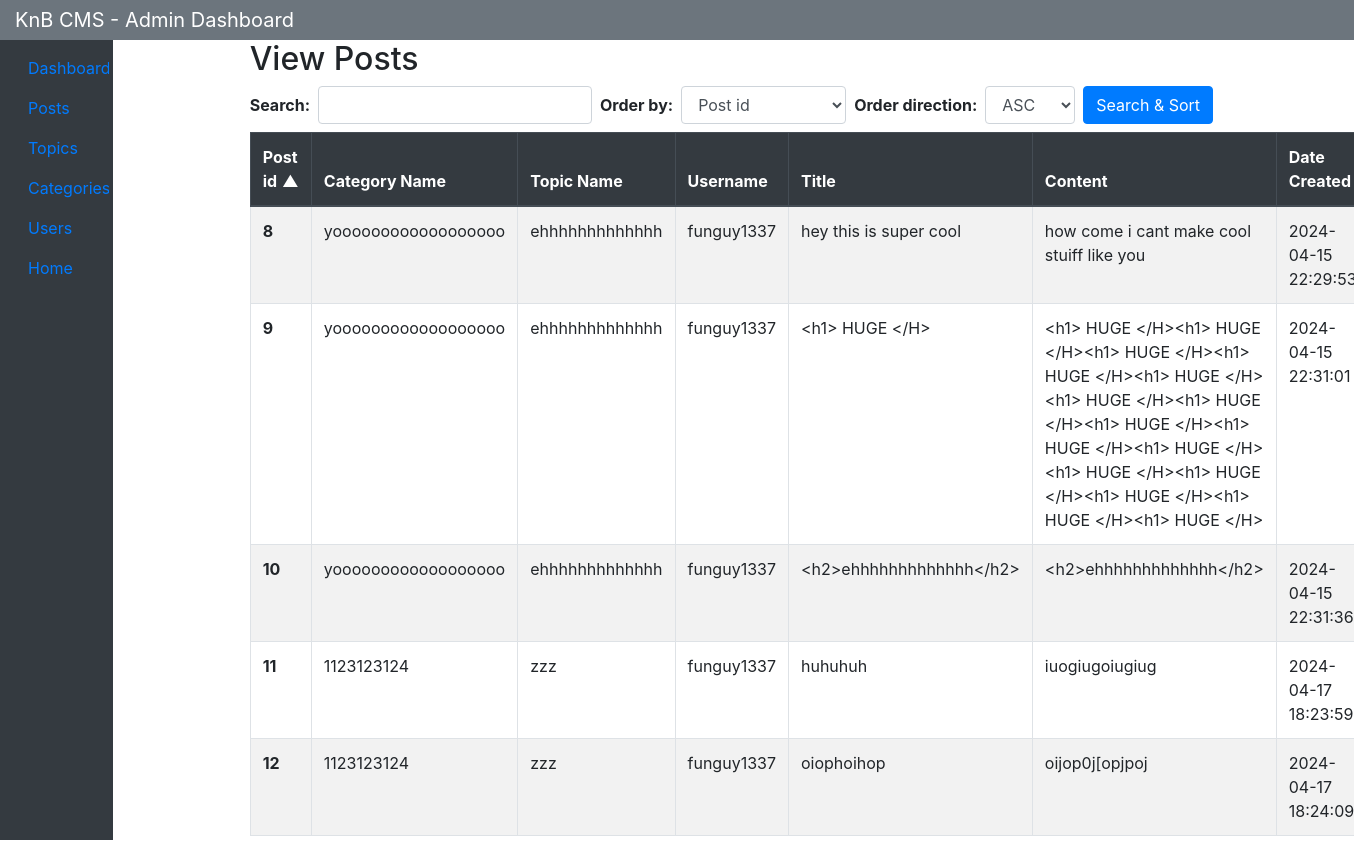
The app's page /admin/view_posts.adm.php with its own data.
### tables this page shows
CREATE TABLE `posts` (
  `post_id` int(11) NOT NULL,
  `topic_id` int(11) DEFAULT NULL,
  `author_id` int(11) DEFAULT NULL,
  `title` text NOT NULL,
  `content` text NOT NULL,
  `date_created` timestamp NOT NULL DEFAULT current_timestamp()
);

CREATE TABLE `categories` (
  `category_id` int(11) NOT NULL,
  `name` varchar(255) NOT NULL,
  `user_id` int(11) NOT NULL,
  `date_created` timestamp NOT NULL DEFAULT current_timestamp() ON UPDATE current_timestamp()
);

CREATE TABLE `topics` (
  `topic_id` int(11) NOT NULL,
  `category_id` int(11) DEFAULT NULL,
  `title` varchar(255) NOT NULL,
  `topic_content` text NOT NULL,
  `topic_starter_id` int(11) DEFAULT NULL,
  `date_created` timestamp NOT NULL DEFAULT current_timestamp(),
  `reply_count` int(11) DEFAULT 0
);

CREATE TABLE `users` (
  `user_id` int(11) NOT NULL,
  `username` varchar(30) NOT NULL,
  `email` varchar(60) NOT NULL,
  `password` varchar(30) NOT NULL,
  `role_id` int(3) NOT NULL,
  `date_created` date NOT NULL DEFAULT current_timestamp()
);

### admin/view_posts.adm.php (the view, shortened to what this page needs)
<?php
include('../inc/database.inc.php');
$orderBy = isset($_GET['order_by']) ? $_GET['order_by'] : 'post_id';
$orderDir = isset($_GET['order_dir']) ? $_GET['order_dir'] : 'ASC';
$searchTerm = isset($_GET['search']) ? $_GET['search'] : '';
$stmt = $db->prepare("SELECT posts.post_id, posts.title, posts.content, posts.date_created,
                    categories.name AS 'Category Name', topics.title AS 'Topic Name',
                    users.username
                    FROM posts
                    LEFT JOIN users ON posts.author_id = users.user_id
                    LEFT JOIN topics ON posts.topic_id = topics.topic_id
                    LEFT JOIN categories ON topics.category_id = categories.category_id
                    WHERE users.username LIKE :searchTerm OR topics.title LIKE :searchTerm
                        OR categories.name LIKE :searchTerm OR posts.content LIKE :searchTerm
                        OR posts.title LIKE :searchTerm
                    ORDER BY $orderBy $orderDir");
$stmt->bindValue(':searchTerm', "%$searchTerm%", PDO::PARAM_STR);
$stmt->execute();
$posts = $stmt->fetchAll(PDO::FETCH_ASSOC);
function highlightSearchTerm($text, $searchTerm)
{
    return $text;
}
include('header.adm.php');
?>
<?php include('sidebar.adm.php'); ?>
<main role="main" class="col-md-9 ml-sm-auto col-lg-10 px-4">
    <h2>View Posts</h2>
    <form method="get" class="form-inline mb-2">
        <div class="form-group mr-2">
            <label class="font-weight-bold mr-2" for="search">Search:</label>
            <input type="text" name="search" id="search" class="form-control" value="<?= htmlspecialchars($searchTerm) ?>">
        </div>
        <div class="form-group mr-2">
            <label class="font-weight-bold mr-2" for="order_by">Order by: </label>
            <select name="order_by" id="order_by" class="form-control">
                <option value="post_id" <?= $orderBy == 'post_id' ? 'selected' : '' ?>>Post id</option>
            </select>
        </div>
        <div class="form-group mr-2">
            <label class="font-weight-bold mr-2" for="order_dir">Order direction:</label>
            <select name="order_dir" id="order_dir" class="form-control">
                <option value="ASC" <?= $orderDir == 'ASC' ? 'selected' : '' ?>>ASC</option>
            </select>
        </div>
        <button type="submit" class="btn btn-primary">Search & Sort</button>
    </form>
    <table class="table table-bordered table-striped">
        <thead class="thead-dark">
            <tr>
                <th class="col-1 <?= $orderBy == 'post_id' ? ($orderDir == 'ASC' ? 'sorted-asc' : 'sorted-desc') : '' ?>">Post id</th>
                <th class="col-1 <?= $orderBy == 'categories.name' ? ($orderDir == 'ASC' ? 'sorted-asc' : 'sorted-desc') : '' ?>">Category Name</th>
                <th class="col-1 <?= $orderBy == 'topics.title' ? ($orderDir == 'ASC' ? 'sorted-asc' : 'sorted-desc') : '' ?>">Topic Name</th>
                <th class="col-1 <?= $orderBy == 'users.username' ? ($orderDir == 'ASC' ? 'sorted-asc' : 'sorted-desc') : '' ?>">Username</th>
                <th class="col-1 <?= $orderBy == 'title' ? ($orderDir == 'ASC' ? 'sorted-asc' : 'sorted-desc') : '' ?>">Title</th>
                <th class="col">Content</th>
                <th class="col-1 <?= $orderBy == 'date_created' ? ($orderDir == 'ASC' ? 'sorted-asc' : 'sorted-desc') : '' ?>">Date Created</th>
            </tr>
        </thead>
        <tbody>
            <?php foreach ($posts as $post) : ?>
                <tr>
                    <th scope="row" class="col-1"><?= $post['post_id'] ?></th>
                    <td class="col-1"><?= highlightSearchTerm($post['Category Name'], $searchTerm) ?></td>
                    <td class="col-1"><?= highlightSearchTerm($post['Topic Name'], $searchTerm) ?></td>
                    <td class="col-1"><?= highlightSearchTerm($post['username'], $searchTerm) ?></td>
                    <td class="col-1"><?= highlightSearchTerm($post['title'], $searchTerm) ?></td>
                    <td class="col"><?= highlightSearchTerm($post['content'], $searchTerm) ?></td>
                    <td class="col-1"><?= $post['date_created'] ?></td>
                </tr>
            <?php endforeach; ?>
        </tbody>
    </table>
</main>
<?php include('footer.adm.php'); ?>
</body>
</html>

### CSS/styles.adm.css (style rules this page uses)
.sorted-asc::after { content: '\25B2'; margin-left: 5px; }

### records on screen
posts: post_id "8", categories.name "yoooooooooooooooooo", topic.title "ehhhhhhhhhhhhh", author.username "funguy1337", title "hey this is super cool", content "how come i cant make cool stuiff like you", date_created "2024-04-15…"
posts: post_id "9", categories.name "yoooooooooooooooooo", topic.title "ehhhhhhhhhhhhh", author.username "funguy1337", title "<h1> HUGE </H>", content "<h1> HUGE </H><h1> HUGE </H><h1> HUGE </H><h1> HUGE </H><h1> HUGE </H><h1> HUGE </H><h1> HUGE </H><h1> HUGE </H><h1> HUGE </H><h1> HUGE </H><h1> HUGE </H><h1> HUGE </H><h1> HUGE </H><h1> HUGE </H><h1> HUGE </H>", date_created "2024-04-15 22:31:01"
posts: post_id "10", categories.name "yoooooooooooooooooo", topic.title "ehhhhhhhhhhhhh", author.username "funguy1337", title "<h2>ehhhhhhhhhhhhh</h2>", highlightSearchTerm($post['content'], $searchTerm) "<h2>ehhhhhhhhhhhhh</h2>", date_created "2024-04-15 22:31:36"
posts: post_id "11", categories.name "1123123124", topic.title "zzz", author.username "funguy1337", title "huhuhuh", content "iuogiugoiugiug", date_created "2024-04-17 18:23:59"
posts: post_id "12", categories.name "1123123124", topic.title "zzz", author.username "funguy1337", title "oiophoihop", content "oijop0j[opjpoj", date_created "2024-04-17 18:24:09"
